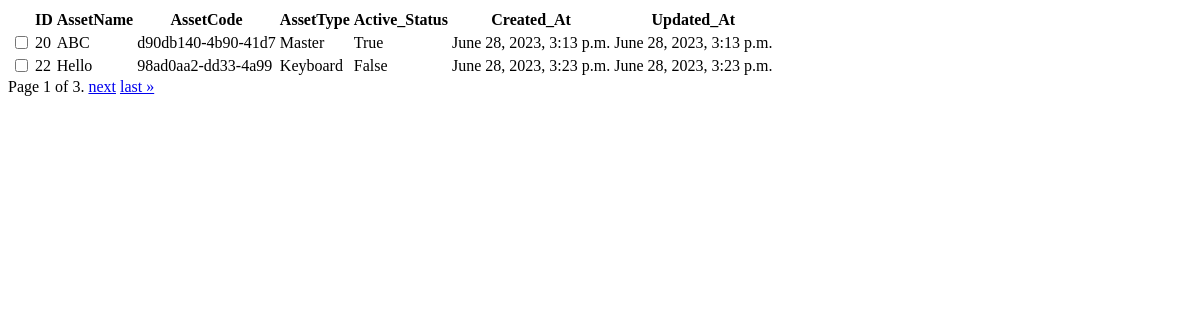
Before: /listing (signed in) with the older database file.
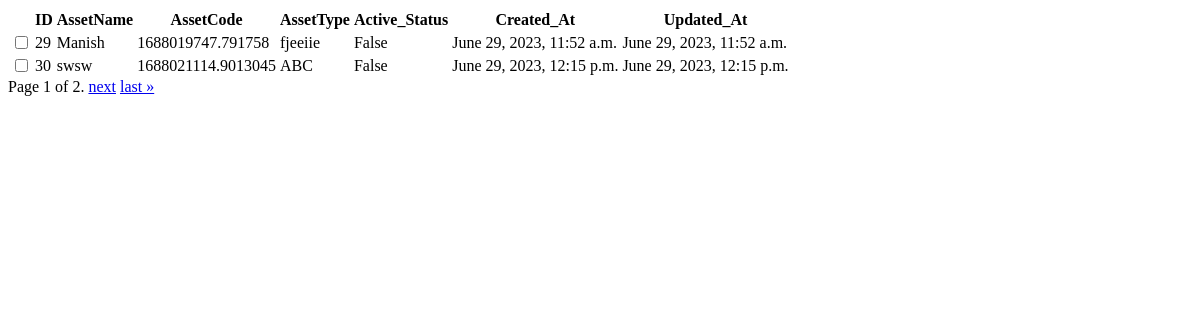
After: the same page with the newer database file.
### Asset_App/models.py (models this page shows, shortened)
class AssetModel(models.Model):
    AssetName = models.TextField()
    AssetCode = models.TextField(
         default=uuid.uuid4,
        null=False
    )
    AssetType = models.ForeignKey(
        AssetTypeModel, on_delete=models.CASCADE
    )  # Relationship establish between the Asset
    Active_Status = models.BooleanField(default=True)
    Created_At = models.DateTimeField(auto_now_add=True)
    Updated_At = models.DateTimeField(auto_now=True)

class AssetTypeModel(models.Model):
    Asset_Type = models.TextField(unique=True)
    Asset_Description = models.TextField(max_length=500)
    Created_At = models.DateTimeField(auto_now_add=True)
    Updated_At = models.DateTimeField(auto_now=True)
    def __str__(self):
        return self.Asset_Type

### Asset_App/views.py (the view)
# urls.py: path('listing',views.listing,name="listing view"),
@login_required(login_url='admin_login')
def listing(request):
    contact_list = AssetModel.objects.all()
    paginator = Paginator(contact_list, 2)  # Show 25 contacts per page.
    page_number = request.GET.get("page")
    page_obj = paginator.get_page(page_number)
    return render(request, "list.html", {"page_obj": page_obj})

### Asset_App/templates/list.html (shortened to what this page needs)
<table class="table table-striped table-hover">
					<thead>
						<tr>
							<th>
							</th>
							<th>ID</th>
							<th>AssetName</th>
							<th>AssetCode</th>
							<th>AssetType</th>
							<th>Active_Status</th>
							<th>Created_At</th>
							<th>Updated_At</th>
						</tr>
					</thead>
					<tbody>
					{% for contact in page_obj %}
						<tr>
							<td>
								<span class="custom-checkbox">
									<input type="checkbox" id="checkbox1" name="options[]" value="1">
								</span>
							</td>
							<td>{{ contact.id }}</td>
							<td>{{ contact.AssetName }}</td>
							<td>{{ contact.AssetCode}} </td>
							<td>{{ contact.AssetType}}</td>
							<td>{{contact.Active_Status}}</td>
							<td>{{ contact.Created_At}}</td>
							<td>{{contact.Updated_At}}</td>
						</tr>
					{% endfor %}
					</tbody>
				</table>
<div class="pagination">
    <span class="step-links">
        <span class="current">
            Page {{ page_obj.number }} of {{ page_obj.paginator.num_pages }}.
        </span>
        {% if page_obj.has_next %}
            <a href="?page={{ page_obj.next_page_number }}">next</a>
            <a href="?page={{ page_obj.paginator.num_pages }}">last &raquo;</a>
        {% endif %}
    </span>
</div>

Changed rows visible on the page:
removed AssetModel: id "20", AssetName "ABC", AssetCode "d90db140-4b90-41d7", AssetType "Master", Active_Status "True", Created_At "June 28, 2023, 3:13 p.m.", Updated_At "June 28, 2023, 3:13 p.m."
removed AssetModel: id "22", AssetName "Hello", AssetCode "98ad0aa2-dd33-4a99", AssetType "Keyboard", Active_Status "False", Created_At "June 28, 2023, 3:23 p.m.", Updated_At "June 28, 2023, 3:23 p.m."
added AssetModel: id "29", AssetName "Manish", AssetCode "1688019747.791758", AssetType "fjeeiie", Active_Status "False", Created_At "June 29, 2023, 11:52 a.m.", Updated_At "June 29, 2023, 11:52 a.m."
added AssetModel: id "30", AssetName "swsw", AssetCode "1688021114.9013045", AssetType "ABC", Active_Status "False", Created_At "June 29, 2023, 12:15 p.m.", Updated_At "June 29, 2023, 12:15 p.m."
Other visible differences:
{{ page_obj.paginator.num_pages }}: "3" → "2"
